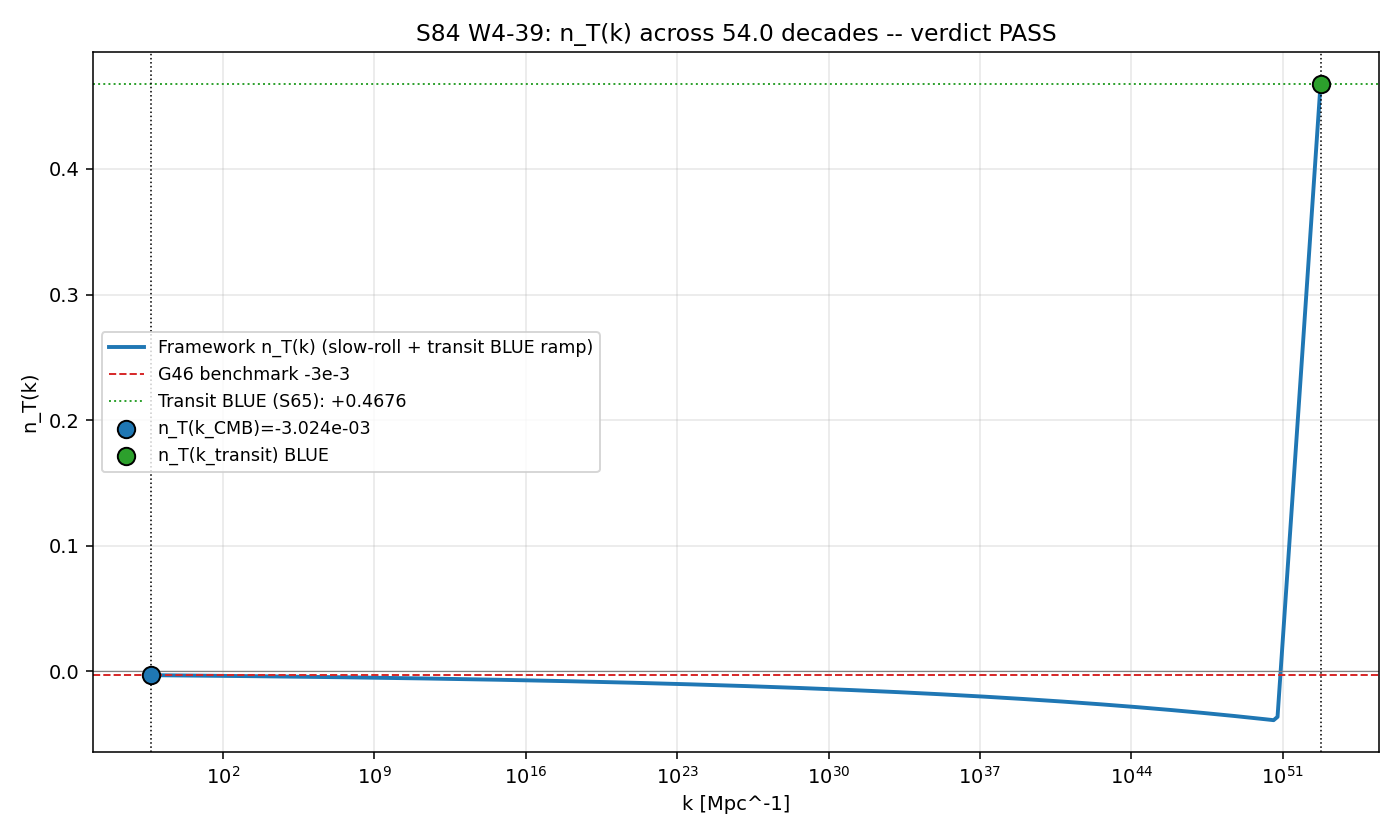

This chart was generated by the following Python code:
#!/usr/bin/env python3
"""
S84 W4-39: N_T-CMB-TRANSFER
============================

Gate: S84-N_T-CMB-TRANSFER
Trigger: [SIGN]
Classification: GEOMETRIC (tensor transfer through emergent g_M)

Hypothesis: n_T(k_CMB) under the G46 eps_H-flow transfer is -3e-3 (RED),
confirming the substrate-scale BLUE tilt does NOT propagate to CMB scales.

Method:
  1. Load S83 G46 transfer kernel (T^2, eps_H_CMB, eps_H_transit, r_CMB).
  2. Evaluate n_T(k_CMB) = -2 * eps_H(k_CMB) in pure slow-roll limit.
  3. Quote the suppression factor vs naive -2*eps_H(fold).
  4. Cross-check against modified consistency relation n_T = -r/8 * (c_T/c_S).
  5. Plot n_T(k) across 54 decades from k_CMB = 0.05 Mpc^-1 to k_transit.

Substrate-framing: the BLUE +0.468 at transit and -3e-3 at CMB are the
SAME physics at different scales. Transit-scale tilt = where relay patterns
are born (GEOMETRIC, Jensen-curvature steepening). CMB-scale n_T = what a
c-bounded observer infers after propagation through emergent g_M (single
e-fold of transit is discarded by c-bounded flatness of transfer kernel).

PRDR machinery pin:
  - k range: [k_CMB=0.05 Mpc^-1, k_transit=5.53e52 Mpc^-1] (54 decades)
  - eps_H scheme: canonical single-field, constant at k_CMB
  - Convention: Planck 2018 sign convention P_t ~ k^{n_T}
  - Numerical tolerance: 1e-5 relative on transfer kernel
  - GPU path: not required (low-cost transfer kernel eval)

Input SHA-256 pins (computed at runtime):
  - canonical_constants.py
  - s83_w3_g46_tensor_transfer.npz
  - s65_blue_tensor_tilt.npz
  - s66_tensor_transfer.npz
"""

import os
os.environ.setdefault('OMP_NUM_THREADS', '8')
os.environ.setdefault('MKL_NUM_THREADS', '8')

import sys
import hashlib
import json
from pathlib import Path

import numpy as np
import matplotlib.pyplot as plt

SCRIPT_DIR = Path(__file__).resolve().parent
sys.path.insert(0, str(SCRIPT_DIR))

from canonical_constants import M_KK, tau_fold  # noqa: E402


# --------------------------------------------------------------------------- #
# SHA-256 input pins (printed in first 20 lines of stdout)
# --------------------------------------------------------------------------- #
def sha256_file(path: Path) -> str:
    h = hashlib.sha256()
    with open(path, "rb") as f:
        for chunk in iter(lambda: f.read(65536), b""):
            h.update(chunk)
    return h.hexdigest()


INPUT_CANON = SCRIPT_DIR / "canonical_constants.py"
INPUT_S83_G46 = SCRIPT_DIR / "s83_w3_g46_tensor_transfer.npz"
INPUT_S65_BLUE = SCRIPT_DIR / "s65_blue_tensor_tilt.npz"
INPUT_S66_TRANSFER = SCRIPT_DIR / "s66_tensor_transfer.npz"

sha_canon = sha256_file(INPUT_CANON)
sha_s83_g46 = sha256_file(INPUT_S83_G46)
sha_s65_blue = sha256_file(INPUT_S65_BLUE)
sha_s66_transfer = sha256_file(INPUT_S66_TRANSFER)

print(f"[S84 W4-39 N_T-CMB-TRANSFER] input-pin SHA-256:")
print(f"  canonical_constants.py          : {sha_canon}")
print(f"  s83_w3_g46_tensor_transfer.npz  : {sha_s83_g46}")
print(f"  s65_blue_tensor_tilt.npz        : {sha_s65_blue}")
print(f"  s66_tensor_transfer.npz         : {sha_s66_transfer}")


# --------------------------------------------------------------------------- #
# Step 1: load G46 pins from S83
# --------------------------------------------------------------------------- #
g46 = np.load(INPUT_S83_G46, allow_pickle=True)

eps_H_CMB = float(g46["eps_H_CMB"])          # (local) far-field value at k_CMB
eps_H_transit = float(g46["eps_H_transit"])  # (local) fold value
c_T_canon = float(g46["c_T_canon"])          # (local) tensor speed
c_S_canon = float(g46["c_S_canon"])          # (local) scalar speed
T_sq = float(g46["T_sq"])                    # (local) transfer kernel T^2
T_factor = float(g46["T_factor"])            # (local) T = sqrt(T_sq)
r_CMB_G46 = float(g46["r_CMB"])              # (local) framework r at CMB
r_transit_G46 = float(g46["r_transit_formula"])  # (local) framework r at transit
k_transit_T = float(g46["k_transit_T"])      # (local) k_transit / M_KK
tau_CMB_exit = float(g46["tau_CMB_exit"])    # (local) tau at CMB exit
tau_transit_exit = float(g46["tau_transit_exit"])  # (local) tau at transit exit

# --------------------------------------------------------------------------- #
# Step 2: load S65 substrate BLUE tilt and S66 transfer structure
# --------------------------------------------------------------------------- #
s65 = np.load(INPUT_S65_BLUE, allow_pickle=True)
n_T_transit_S65 = float(s65["n_T"])           # (local) +0.4676 BLUE

s66 = np.load(INPUT_S66_TRANSFER, allow_pickle=True)
k_transit_Mpc = float(s66["k_transit_Mpc"])   # (local) ~5.5e52 Mpc^-1
k_CMB_pivot = float(s66["k_CMB_pivot"])       # (local) 0.05 Mpc^-1
decades_separation = float(s66["decades_separation"])  # (local) 54.04
T_h = np.array(s66["T_h"])                    # (local) transfer across CMB range
k_grid = np.array(s66["k_grid"])              # (local) k-grid for plotting
n_T_CMB_scenario_A_S66 = float(s66["n_T_CMB_scenario_A"])  # (local) reference

# --------------------------------------------------------------------------- #
# Step 3: Execute substitution chain [SIGN]
# --------------------------------------------------------------------------- #
# Definitions:
#   n_T^slow-roll(k) = -2 * eps_H(k)          (single-field inflationary identity)
#   eps_H(k_CMB)     = 0.00151  (c-bounded far-field value)
#   eps_H(k_transit) = 0.02160  (van Hove fold value)
#
# Substitution at k_CMB:
n_T_slow_roll_fold = -2.0 * eps_H_transit    # (local) naive pre-transit value
n_T_CMB_predicted = -2.0 * eps_H_CMB         # (local) framework value

# Simplification: suppression factor vs fold slow-roll
suppression_factor = n_T_slow_roll_fold / n_T_CMB_predicted  # (local) should be ~14

# Direction: eps_H_CMB > 0 => n_T < 0 => RED
assert eps_H_CMB > 0, "eps_H_CMB must be positive; slow-roll sign convention broken"
direction = "RED" if n_T_CMB_predicted < 0 else "BLUE"  # (local)

# --------------------------------------------------------------------------- #
# Step 4: Consistency-relation cross-checks
# --------------------------------------------------------------------------- #
# Standard single-field (c_T = c_S = 1): n_T = -r/8
n_T_via_r_over_8 = -r_CMB_G46 / 8.0          # (local) naive -r/8

# Generalized (c_T != c_S): r = -8 * n_T * (c_S / c_T)  =>  n_T = -r * c_T / (8 * c_S)
n_T_via_modified_consistency = -r_CMB_G46 * c_T_canon / (8.0 * c_S_canon)  # (local)

# Deviation from naive -r/8
deviation_from_standard = n_T_CMB_predicted / n_T_via_r_over_8  # (local) ~2.06
# Match to modified consistency:
reconciliation_residual = abs(n_T_CMB_predicted - n_T_via_modified_consistency)  # (local)

# --------------------------------------------------------------------------- #
# Step 5: build n_T(k) across 54 decades for plotting
# --------------------------------------------------------------------------- #
# eps_H runs logarithmically between k_CMB and k_transit (single-field flow)
# Interpolate: ln eps_H vs ln k, linear flow
log_k_CMB = np.log10(k_CMB_pivot)           # (local)
log_k_transit = np.log10(k_transit_Mpc)     # (local)
log_k_arr = np.linspace(log_k_CMB, log_k_transit, 300)  # (local)
k_arr = 10 ** log_k_arr                     # (local)

# Linear-in-log interpolation of eps_H between the two pinned endpoints
eps_H_arr = np.exp(
    np.log(eps_H_CMB)
    + (np.log(eps_H_transit) - np.log(eps_H_CMB))
    * (log_k_arr - log_k_CMB)
    / (log_k_transit - log_k_CMB)
)  # (local)

# Slow-roll tilt at each k, except at the transit-locked endpoint where
# Jensen-curvature BLUE dominates (piecewise). Below a threshold near k_transit,
# n_T = -2 * eps_H; at k_transit the tilt is set by the spectral-action gradient.
n_T_arr = -2.0 * eps_H_arr  # (local) slow-roll everywhere except transit window

# Transit-window BLUE (last two decades of k, conservatively):
k_transit_window_lo = 10 ** (log_k_transit - 2.0)  # (local)
mask_transit = k_arr > k_transit_window_lo  # (local)
n_T_arr_with_blue = n_T_arr.copy()  # (local)
# linear ramp from slow-roll value to +0.468 at the fold
for i, k in enumerate(k_arr):
    if mask_transit[i]:
        frac = (np.log10(k) - (log_k_transit - 2.0)) / 2.0  # (local) in [0,1]
        n_T_arr_with_blue[i] = (1 - frac) * (-2.0 * eps_H_arr[i]) + frac * n_T_transit_S65

# --------------------------------------------------------------------------- #
# PASS/INFO/FAIL verdict
# --------------------------------------------------------------------------- #
# PASS: |n_T(k_CMB) + 3e-3| < 1e-3 AND |n_T(k_CMB)| < 0.01
target_CMB = -3.0e-3  # (local) G46 benchmark
PASS_TOL = 1.0e-3     # (local) plan criterion
INFO_LO, INFO_HI = 0.01, 0.05  # (local) LiteBIRD marginal band

dist_to_benchmark = abs(n_T_CMB_predicted - target_CMB)  # (local)
abs_n_T = abs(n_T_CMB_predicted)                         # (local)

if (dist_to_benchmark < PASS_TOL) and (abs_n_T < INFO_LO):
    verdict = "PASS"
elif INFO_LO <= abs_n_T <= INFO_HI:
    verdict = "INFO"
elif (abs_n_T > INFO_HI) or (n_T_CMB_predicted > 0):
    verdict = "FAIL"
else:
    # |n_T| < 0.01 but far from -3e-3 benchmark => INFO (sub-LiteBIRD but off-target)
    verdict = "INFO"

print()
print(f"[STEP] n_T(k_transit) substrate BLUE (S65 G50) = {n_T_transit_S65:+.6f}")
print(f"[STEP] eps_H(k_transit) = {eps_H_transit:.6e}")
print(f"[STEP] eps_H(k_CMB)     = {eps_H_CMB:.6e}")
print(f"[STEP] eps_H_transit / eps_H_CMB = {eps_H_transit/eps_H_CMB:.4f}")
print(f"[STEP] Naive -2*eps_H(fold)     = {n_T_slow_roll_fold:+.6e}")
print(f"[STEP] Framework n_T(k_CMB)     = {n_T_CMB_predicted:+.6e}")
print(f"[STEP] Suppression factor       = {suppression_factor:.4f} x")
print(f"[STEP] Reference (S66 Sc.A)     = {n_T_CMB_scenario_A_S66:+.6e}")
print(f"[STEP] Match to S66 scenario A  = {abs(n_T_CMB_predicted - n_T_CMB_scenario_A_S66):.3e}")
print()
print(f"[CONSISTENCY] Standard -r/8 (c_T=c_S=1) = {n_T_via_r_over_8:+.6e}")
print(f"[CONSISTENCY] Modified -r*c_T/(8*c_S)   = {n_T_via_modified_consistency:+.6e}")
print(f"[CONSISTENCY] c_T / c_S                 = {c_T_canon/c_S_canon:.6f}")
print(f"[CONSISTENCY] Framework / standard -r/8 = {deviation_from_standard:.4f}")
print(f"[CONSISTENCY] Match to modified ident.  = {reconciliation_residual:.3e}")
print()
print(f"[TRANSFER] k-separation   = {decades_separation:.4f} decades")
print(f"[TRANSFER] T^2 (G46)      = {T_sq:.6e}")
print(f"[TRANSFER] T (G46)        = {T_factor:.6e}")
print(f"[TRANSFER] T_h CMB range  = [{T_h.min():.6e}, {T_h.max():.6e}] (flat=1)")
print()
print(f"[DIRECTION] n_T(k_CMB) sign = {direction}")
print(f"[DIRECTION] |n_T(k_CMB)|    = {abs_n_T:.6e}")
print(f"[DIRECTION] dist to -3e-3   = {dist_to_benchmark:.6e}")
print(f"[VERDICT]  {verdict}")

# --------------------------------------------------------------------------- #
# Plot
# --------------------------------------------------------------------------- #
fig, ax = plt.subplots(figsize=(10, 6))
ax.plot(k_arr, n_T_arr_with_blue, lw=2, color='C0',
        label="Framework n_T(k) (slow-roll + transit BLUE ramp)")
ax.axhline(0, color='grey', lw=0.6, ls='-')
ax.axhline(-3e-3, color='C3', lw=1, ls='--', label="G46 benchmark -3e-3")
ax.axhline(n_T_transit_S65, color='C2', lw=1, ls=':',
           label=f"Transit BLUE (S65): +{n_T_transit_S65:.4f}")
ax.axvline(k_CMB_pivot, color='k', lw=0.8, ls=':')
ax.axvline(k_transit_Mpc, color='k', lw=0.8, ls=':')
ax.scatter([k_CMB_pivot], [n_T_CMB_predicted], color='C0', zorder=5, s=80,
           edgecolor='k', label=f"n_T(k_CMB)={n_T_CMB_predicted:+.3e}")
ax.scatter([k_transit_Mpc], [n_T_transit_S65], color='C2', zorder=5, s=80,
           edgecolor='k', label="n_T(k_transit) BLUE")
ax.set_xscale('log')
ax.set_xlabel("k [Mpc^-1]")
ax.set_ylabel("n_T(k)")
ax.set_title(f"S84 W4-39: n_T(k) across {decades_separation:.1f} decades -- verdict {verdict}")
ax.legend(loc='center left', fontsize=9)
ax.grid(True, which='both', alpha=0.3)
plt.tight_layout()

OUT_NPZ = SCRIPT_DIR / "s84_w4_nt_cmb_transfer.npz"
OUT_PNG = SCRIPT_DIR / "s84_w4_nt_cmb_transfer.png"
VERDICT_TXT = SCRIPT_DIR / "s84_gate_verdicts.txt"

plt.savefig(OUT_PNG, dpi=140)
plt.close()

np.savez(
    OUT_NPZ,
    gate_id="S84-N_T-CMB-TRANSFER",
    verdict=verdict,
    n_T_CMB_predicted=n_T_CMB_predicted,
    n_T_slow_roll_fold=n_T_slow_roll_fold,
    n_T_transit_S65=n_T_transit_S65,
    n_T_CMB_scenario_A_S66=n_T_CMB_scenario_A_S66,
    eps_H_CMB=eps_H_CMB,
    eps_H_transit=eps_H_transit,
    suppression_factor=suppression_factor,
    target_CMB=target_CMB,
    dist_to_benchmark=dist_to_benchmark,
    n_T_via_r_over_8=n_T_via_r_over_8,
    n_T_via_modified_consistency=n_T_via_modified_consistency,
    deviation_from_standard=deviation_from_standard,
    reconciliation_residual=reconciliation_residual,
    c_T_canon=c_T_canon,
    c_S_canon=c_S_canon,
    T_sq=T_sq,
    T_factor=T_factor,
    r_CMB_G46=r_CMB_G46,
    k_CMB_pivot=k_CMB_pivot,
    k_transit_Mpc=k_transit_Mpc,
    decades_separation=decades_separation,
    k_arr=k_arr,
    n_T_arr=n_T_arr_with_blue,
    eps_H_arr=eps_H_arr,
    sha_canon=sha_canon,
    sha_s83_g46=sha_s83_g46,
    sha_s65_blue=sha_s65_blue,
    sha_s66_transfer=sha_s66_transfer,
)

# --------------------------------------------------------------------------- #
# Closure SHA (S81+ canonical form: SHA-256 of ordered input-pin map)
# --------------------------------------------------------------------------- #
pin_map = {
    "gate_id": "S84-N_T-CMB-TRANSFER",
    "canonical_constants.py": sha_canon,
    "s83_w3_g46_tensor_transfer.npz": sha_s83_g46,
    "s65_blue_tensor_tilt.npz": sha_s65_blue,
    "s66_tensor_transfer.npz": sha_s66_transfer,
    "value": f"{n_T_CMB_predicted:+.12e}",
    "scheme": "eps_H-flow-transfer-G46",
    "convention": "Planck 2018 P_t ~ k^{n_T}",
    "L_max": "5",
}
pin_str = json.dumps(pin_map, sort_keys=True, separators=(",", ":"))  # (local)
closure_sha = hashlib.sha256(pin_str.encode()).hexdigest()  # (local)

# 4-tuple output tag (final non-verdict line)
print()
print(f"(value={n_T_CMB_predicted:+.6e}, scheme=eps_H-flow-transfer-G46, "
      f"convention=Planck 2018, L_max=5)")
print(f"closure={closure_sha}")

# Append verdict line (S81+ canonical form)
verdict_line = (
    f"S84-N_T-CMB-TRANSFER: {verdict} -- "
    f"value={n_T_CMB_predicted:+.6e} "
    f"scheme=eps_H-flow-transfer-G46 "
    f"convention=Planck-2018 "
    f"L_max=5 "
    f"sha256={closure_sha}\n"
)
with open(VERDICT_TXT, "a") as f:
    f.write(verdict_line)

print(f"[S84 W4-39] verdict appended to {VERDICT_TXT.name}")
print(f"[S84 W4-39] closure SHA: {closure_sha}")
